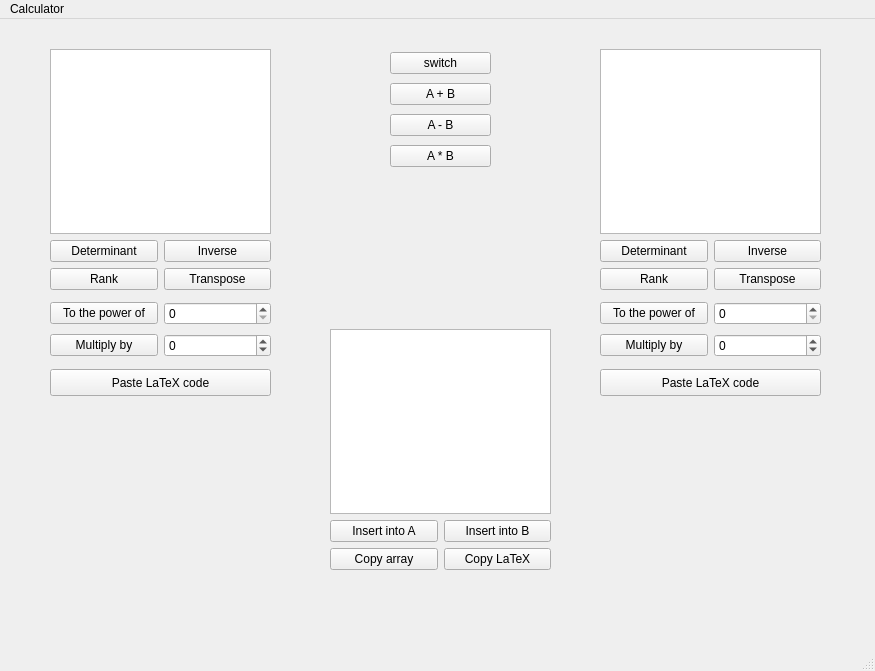
<?xml version="1.0" encoding="UTF-8"?>
<ui version="4.0">
 <class>MainWindow</class>
 <widget class="QMainWindow" name="MainWindow">
  <property name="enabled">
   <bool>true</bool>
  </property>
  <property name="geometry">
   <rect>
    <x>0</x>
    <y>0</y>
    <width>875</width>
    <height>671</height>
   </rect>
  </property>
  <property name="windowTitle">
   <string>LA-calculator</string>
  </property>
  <widget class="QWidget" name="centralwidget">
   <widget class="QWidget" name="layoutWidget">
    <property name="geometry">
     <rect>
      <x>600</x>
      <y>30</y>
      <width>221</width>
      <height>241</height>
     </rect>
    </property>
    <layout class="QVBoxLayout" name="verticalLayout_B">
     <item>
      <widget class="QPlainTextEdit" name="plainTextEdit_B">
       <property name="placeholderText">
        <string/>
       </property>
      </widget>
     </item>
     <item>
      <layout class="QGridLayout" name="gridLayout_B">
       <item row="1" column="1">
        <widget class="QPushButton" name="pushButton_transpose_B">
         <property name="text">
          <string>Transpose</string>
         </property>
        </widget>
       </item>
       <item row="1" column="0">
        <widget class="QPushButton" name="pushButton_rank_B">
         <property name="text">
          <string>Rank</string>
         </property>
        </widget>
       </item>
       <item row="0" column="0">
        <widget class="QPushButton" name="pushButton_det_B">
         <property name="text">
          <string>Determinant</string>
         </property>
        </widget>
       </item>
       <item row="0" column="1">
        <widget class="QPushButton" name="pushButton_inverse_B">
         <property name="text">
          <string>Inverse</string>
         </property>
        </widget>
       </item>
      </layout>
     </item>
    </layout>
   </widget>
   <widget class="QWidget" name="layoutWidget">
    <property name="geometry">
     <rect>
      <x>50</x>
      <y>30</y>
      <width>221</width>
      <height>241</height>
     </rect>
    </property>
    <layout class="QVBoxLayout" name="verticalLayout_A">
     <item>
      <widget class="QPlainTextEdit" name="plainTextEdit_A">
       <property name="placeholderText">
        <string/>
       </property>
      </widget>
     </item>
     <item>
      <layout class="QGridLayout" name="gridLayout_A">
       <item row="1" column="1">
        <widget class="QPushButton" name="pushButton_transpose_A">
         <property name="text">
          <string>Transpose</string>
         </property>
        </widget>
       </item>
       <item row="0" column="1">
        <widget class="QPushButton" name="pushButton_inverse_A">
         <property name="text">
          <string>Inverse</string>
         </property>
        </widget>
       </item>
       <item row="1" column="0">
        <widget class="QPushButton" name="pushButton_rank_A">
         <property name="text">
          <string>Rank</string>
         </property>
        </widget>
       </item>
       <item row="0" column="0">
        <widget class="QPushButton" name="pushButton_det_A">
         <property name="text">
          <string>Determinant</string>
         </property>
        </widget>
       </item>
      </layout>
     </item>
    </layout>
   </widget>
   <widget class="QWidget" name="layoutWidget">
    <property name="geometry">
     <rect>
      <x>390</x>
      <y>30</y>
      <width>101</width>
      <height>124</height>
     </rect>
    </property>
    <layout class="QVBoxLayout" name="verticalLayout_operators">
     <item>
      <widget class="QPushButton" name="pushButton_switch">
       <property name="text">
        <string>switch</string>
       </property>
      </widget>
     </item>
     <item>
      <widget class="QPushButton" name="pushButton_plus">
       <property name="text">
        <string>A + B</string>
       </property>
      </widget>
     </item>
     <item>
      <widget class="QPushButton" name="pushButton_minus">
       <property name="text">
        <string>A - B</string>
       </property>
      </widget>
     </item>
     <item>
      <widget class="QPushButton" name="pushButton_mult">
       <property name="text">
        <string>A * B</string>
       </property>
      </widget>
     </item>
    </layout>
   </widget>
   <widget class="QWidget" name="layoutWidget">
    <property name="geometry">
     <rect>
      <x>330</x>
      <y>310</y>
      <width>221</width>
      <height>241</height>
     </rect>
    </property>
    <layout class="QVBoxLayout" name="verticalLayout">
     <item>
      <widget class="QTextBrowser" name="textBrowser_result"/>
     </item>
     <item>
      <layout class="QGridLayout" name="gridLayout">
       <item row="0" column="0">
        <widget class="QPushButton" name="pushButton_to_A">
         <property name="text">
          <string>Insert into A</string>
         </property>
        </widget>
       </item>
       <item row="1" column="1">
        <widget class="QPushButton" name="pushButton_copy_tex">
         <property name="text">
          <string>Copy LaTeX</string>
         </property>
        </widget>
       </item>
       <item row="1" column="0">
        <widget class="QPushButton" name="pushButton_copy">
         <property name="text">
          <string>Copy array</string>
         </property>
        </widget>
       </item>
       <item row="0" column="1">
        <widget class="QPushButton" name="pushButton_to_B">
         <property name="text">
          <string>Insert into B</string>
         </property>
        </widget>
       </item>
      </layout>
     </item>
    </layout>
   </widget>
   <widget class="QPushButton" name="pushButton_tex_A">
    <property name="geometry">
     <rect>
      <x>50</x>
      <y>350</y>
      <width>221</width>
      <height>27</height>
     </rect>
    </property>
    <property name="text">
     <string>Paste LaTeX code</string>
    </property>
   </widget>
   <widget class="QPushButton" name="pushButton_tex_B">
    <property name="geometry">
     <rect>
      <x>600</x>
      <y>350</y>
      <width>221</width>
      <height>27</height>
     </rect>
    </property>
    <property name="text">
     <string>Paste LaTeX code</string>
    </property>
   </widget>
   <widget class="QWidget" name="layoutWidget_2">
    <property name="geometry">
     <rect>
      <x>600</x>
      <y>280</y>
      <width>221</width>
      <height>62</height>
     </rect>
    </property>
    <layout class="QGridLayout" name="gridLayout_3">
     <item row="0" column="0">
      <widget class="QPushButton" name="pushButton_power_B">
       <property name="text">
        <string>To the power of</string>
       </property>
      </widget>
     </item>
     <item row="1" column="0">
      <widget class="QPushButton" name="pushButton_multiply_B">
       <property name="text">
        <string>Multiply by</string>
       </property>
      </widget>
     </item>
     <item row="0" column="1">
      <widget class="QSpinBox" name="spinBox_power_B"/>
     </item>
     <item row="1" column="1">
      <widget class="QSpinBox" name="spinBox_multiply_B">
       <property name="minimum">
        <number>-1000</number>
       </property>
       <property name="maximum">
        <number>1000</number>
       </property>
      </widget>
     </item>
    </layout>
   </widget>
   <widget class="QWidget" name="layoutWidget">
    <property name="geometry">
     <rect>
      <x>50</x>
      <y>280</y>
      <width>221</width>
      <height>62</height>
     </rect>
    </property>
    <layout class="QGridLayout" name="gridLayout_2">
     <item row="0" column="0">
      <widget class="QPushButton" name="pushButton_power_A">
       <property name="text">
        <string>To the power of</string>
       </property>
      </widget>
     </item>
     <item row="0" column="1">
      <widget class="QSpinBox" name="spinBox_power_A"/>
     </item>
     <item row="1" column="0">
      <widget class="QPushButton" name="pushButton_multiply_A">
       <property name="text">
        <string>Multiply by</string>
       </property>
      </widget>
     </item>
     <item row="1" column="1">
      <widget class="QSpinBox" name="spinBox_multiply_A">
       <property name="minimum">
        <number>-1000</number>
       </property>
       <property name="maximum">
        <number>1000</number>
       </property>
      </widget>
     </item>
    </layout>
   </widget>
  </widget>
  <widget class="QMenuBar" name="menubar">
   <property name="geometry">
    <rect>
     <x>0</x>
     <y>0</y>
     <width>875</width>
     <height>23</height>
    </rect>
   </property>
   <widget class="QMenu" name="menuCalculator">
    <property name="title">
     <string>Calculator</string>
    </property>
    <widget class="QMenu" name="menuAlgorithms">
     <property name="title">
      <string>Algorithms</string>
     </property>
     <addaction name="actionGaussian_Elimination"/>
     <addaction name="separator"/>
     <addaction name="actionSymmetric_Gauss"/>
    </widget>
    <addaction name="actionSystem_of_Equations"/>
    <addaction name="menuAlgorithms"/>
   </widget>
   <addaction name="menuCalculator"/>
  </widget>
  <widget class="QStatusBar" name="statusbar"/>
  <action name="actionSystem_of_Equations">
   <property name="text">
    <string>System of Equations</string>
   </property>
  </action>
  <action name="actionGaussian_Elimination">
   <property name="text">
    <string>Gaussian Elimination</string>
   </property>
  </action>
  <action name="actionExp_Gaussian_Elimination">
   <property name="text">
    <string>Exp Gaussian Elimination</string>
   </property>
  </action>
  <action name="actionSymmetric_Gauss">
   <property name="text">
    <string>Symmetric Gauss</string>
   </property>
  </action>
 </widget>
 <resources/>
 <connections/>
</ui>
